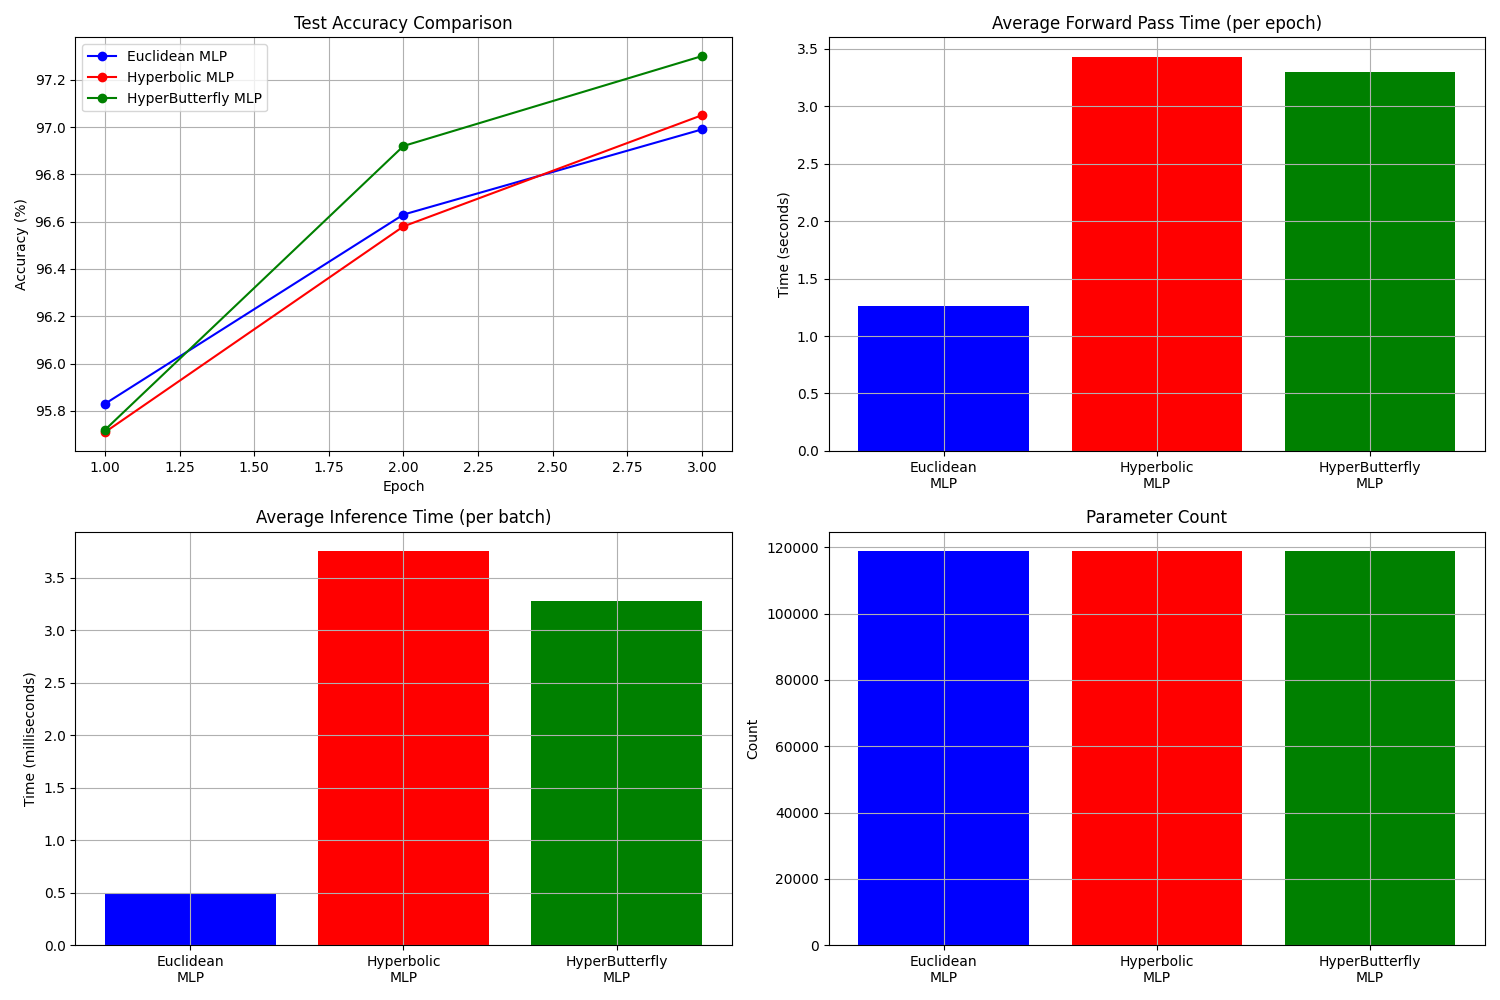

Write Python code to recreate this figure.
import torch
import torch.nn as nn
import torch.optim as optim
import torch.nn.functional as F
from torch.utils.data import DataLoader
from torchvision import datasets, transforms
import time
import numpy as np
import matplotlib.pyplot as plt
import os
import sys

# GPU information and checks
print("\n===== GPU/CUDA Information =====")
print(f"PyTorch version: {torch.__version__}")
print(f"CUDA available: {torch.cuda.is_available()}")
print(f"CUDA version: {torch.version.cuda if torch.cuda.is_available() else 'N/A'}")
if torch.cuda.is_available():
    device_count = torch.cuda.device_count()
    print(f"Number of GPUs: {device_count}")
    for i in range(device_count):
        print(f"GPU {i}: {torch.cuda.get_device_name(i)}")
        print(f"  Current memory usage: {torch.cuda.memory_allocated(i)/1024**2:.2f} MB")
        print(f"  Maximum memory capacity: {torch.cuda.get_device_properties(i).total_memory/1024**2:.2f} MB")
else:
    print("CUDA is not available. GPU not found or CUDA not properly installed.")
print("==============================\n")

# Device setup
device = torch.device("cuda" if torch.cuda.is_available() else "cpu")
print(f"Using device: {device}")

# GPU optimization settings
if torch.cuda.is_available():
    torch.backends.cudnn.enabled = True
    torch.backends.cudnn.benchmark = True
    torch.backends.cudnn.deterministic = False
    torch.backends.cuda.matmul.allow_tf32 = True
    torch.backends.cudnn.allow_tf32 = True
    torch.cuda.empty_cache()
    print(f"Initial GPU memory: {torch.cuda.memory_allocated()/1024**2:.2f} MB in use")

# Hyperbolic operations class
class HyperbolicOperations:
    @staticmethod
    def euclidean_to_poincare(x, c=1.0, max_norm=0.9):
        """
        Safely convert Euclidean vectors to Poincare ball
        x: batch of Euclidean vectors [batch_size, dim]
        c: curvature
        max_norm: maximum norm (to prevent points from getting too close to the boundary)
        """
        # Calculate norm [batch_size, 1]
        norm = torch.norm(x, p=2, dim=-1, keepdim=True)
        
        # Handle zero norms
        zeros_mask = (norm == 0)
        safe_norm = torch.where(zeros_mask, torch.ones_like(norm), norm)
        
        # Calculate scale considering curvature [batch_size, 1]
        sqrt_c = torch.sqrt(torch.tensor(c, device=x.device, dtype=x.dtype))
        scale = max_norm * torch.tanh(sqrt_c * norm) / (sqrt_c * safe_norm)
        
        # Scale vector, returning zero vector for zero norm
        return torch.where(zeros_mask, torch.zeros_like(x), scale * x)
    
    @staticmethod
    def poincare_to_euclidean(x, c=1.0):
        """
        Convert Poincare ball vectors to Euclidean space (approximate log map from origin)
        x: batch of Poincare vectors [batch_size, dim]
        c: curvature
        """
        # Calculate and clamp norms [batch_size, 1]
        norms = torch.norm(x, p=2, dim=-1, keepdim=True)
        norms = torch.clamp(norms, min=1e-8, max=1.0-1e-8)
        
        # Convert to tensor
        sqrt_c = torch.sqrt(torch.tensor(c, device=x.device, dtype=x.dtype))
        
        # Convert to Euclidean space [batch_size, dim]
        return x * torch.atanh(sqrt_c * norms) / (sqrt_c * norms)
    
    @staticmethod
    def batch_poincare_exp_map(x, v, c=1.0):
        """
        Batch exponential map in Poincare ball
        x: batch reference points [batch_size, dim]
        v: batch tangent vectors [batch_size, dim]
        c: curvature
        """
        eps = 1e-8
        
        # Norm squared of reference points [batch_size, 1]
        x_norm_squared = torch.sum(x * x, dim=-1, keepdim=True)
        
        # Conformal factor [batch_size, 1]
        lambda_x = 2.0 / (1.0 - c * x_norm_squared + eps)
        
        # Norm of tangent vectors [batch_size, 1]
        v_norm = torch.norm(v, p=2, dim=-1, keepdim=True)
        v_norm = torch.clamp(v_norm, min=eps)
        
        # Convert c to tensor
        c_tensor = torch.tensor(c, device=x.device, dtype=x.dtype)
        sqrt_c = torch.sqrt(c_tensor)
        
        # Calculate scale factor [batch_size, 1]
        scale = torch.tanh(sqrt_c * lambda_x * v_norm / 2.0) / (sqrt_c * v_norm)
        
        # Scale vectors [batch_size, dim]
        scaled_v = scale * v
        
        # Calculate numerator [batch_size, dim]
        numerator = (1.0 - c * x_norm_squared) * scaled_v
        
        # Calculate denominator [batch_size, 1]
        x_scaled_v_inner = torch.sum(x * scaled_v, dim=-1, keepdim=True)
        scaled_v_norm_squared = torch.sum(scaled_v * scaled_v, dim=-1, keepdim=True)
        denominator = 1.0 - 2.0 * c * x_scaled_v_inner + c * c * x_norm_squared * scaled_v_norm_squared
        
        # Result (Mobius addition) [batch_size, dim]
        result = x + numerator / (denominator + eps)
        
        # Check numerical stability
        mask = torch.isfinite(result).all(dim=-1, keepdim=True)
        result = torch.where(mask, result, torch.zeros_like(result))
        
        return result
    
    @staticmethod
    def batch_poincare_log_map(x, y, c=1.0):
        """
        Batch logarithmic map in Poincare ball
        x: batch reference points [batch_size, dim]
        y: batch target points [batch_size, dim]
        c: curvature
        """
        eps = 1e-8
        
        # Norm squared of reference points [batch_size, 1]
        x_norm_squared = torch.sum(x * x, dim=-1, keepdim=True)
        
        # Conformal factor [batch_size, 1]
        lambda_x = 2.0 / (1.0 - c * x_norm_squared + eps)
        
        # For Mobius subtraction [batch_size, 1]
        y_norm_squared = torch.sum(y * y, dim=-1, keepdim=True)
        xy_inner_prod = torch.sum(x * y, dim=-1, keepdim=True)
        
        # Calculate numerator [batch_size, dim]
        numerator = (1.0 - 2.0 * c * xy_inner_prod + c * y_norm_squared) * x
        numerator = numerator - (1.0 - c * x_norm_squared) * y
        
        # Calculate denominator [batch_size, 1]
        denominator = 1.0 - 2.0 * c * xy_inner_prod + c * c * x_norm_squared * y_norm_squared
        
        # Difference vector [batch_size, dim]
        diff = numerator / (denominator + eps)
        
        # Norm of difference vector [batch_size, 1]
        diff_norm = torch.norm(diff, p=2, dim=-1, keepdim=True)
        diff_norm = torch.clamp(diff_norm, min=eps)
        
        # Convert c to tensor
        c_tensor = torch.tensor(c, device=x.device, dtype=x.dtype)
        sqrt_c = torch.sqrt(c_tensor)
        
        # Final result [batch_size, dim]
        return 2.0 / (sqrt_c * lambda_x) * torch.atanh(sqrt_c * diff_norm) * diff / diff_norm

# GPU optimized Butterfly transform
class ButterflyTransform(nn.Module):
    def __init__(self, dim, device=None):
        super(ButterflyTransform, self).__init__()
        self.dim = dim
        self.device = device
        
        # Check if dim is power of 2, adjust if not
        self.log_dim = int(np.ceil(np.log2(dim)))
        self.adjusted_dim = 2 ** self.log_dim
        
        # Initialize parameters for each layer and block
        self.layers = nn.ModuleList()
        for layer in range(self.log_dim):
            # Calculate blocks for this layer
            block_size = 2 ** layer
            num_blocks = self.adjusted_dim // (2 * block_size)
            
            # Initialize rotation parameters (a, b) with a^2 + b^2 = 1
            theta = torch.randn(num_blocks, device=device) * 0.01
            a = nn.Parameter(torch.cos(theta))
            b = nn.Parameter(torch.sin(theta))
            
            # Add parameters to current layer
            self.layers.append(nn.ParameterList([a, b]))
    
    def forward(self, x):
        """
        Apply butterfly transform to batch input
        x: [batch_size, dim] or [dim] shaped input tensor
        """
        # Add batch dimension if needed
        if x.dim() == 1:
            x = x.unsqueeze(0)
            single_input = True
        else:
            single_input = False
        
        batch_size = x.size(0)
        
        # Pad input if smaller than 2^log_dim
        if x.size(1) < self.adjusted_dim:
            padding = torch.zeros(batch_size, self.adjusted_dim - x.size(1), device=x.device)
            x_padded = torch.cat([x, padding], dim=1)
        else:
            x_padded = x[:, :self.adjusted_dim]
        
        # Apply each butterfly layer
        for layer_idx, (a, b) in enumerate(self.layers):
            block_size = 2 ** layer_idx
            
            # Apply current butterfly layer
            x_padded = self._apply_butterfly_layer(x_padded, a, b, block_size)
        
        # Return original size
        if single_input:
            return x_padded[0, :x.size(1)]
        else:
            return x_padded[:, :x.size(1)]
    
    def _apply_butterfly_layer(self, x, a, b, block_size):
        """
        Apply a single butterfly layer (optimized for GPU)
        x: [batch_size, dim] shaped input tensor
        a, b: rotation parameters
        block_size: current block size
        """
        batch_size = x.size(0)
        dim = x.size(1)
        
        # Reshape for block operations
        num_blocks = dim // (2 * block_size)
        x_view = x.view(batch_size, num_blocks, 2, block_size)
        
        # Prepare rotation parameters
        a_expanded = a.view(num_blocks, 1, 1).expand(num_blocks, 1, block_size)
        b_expanded = b.view(num_blocks, 1, 1).expand(num_blocks, 1, block_size)
        
        # Apply rotation via batch operations
        x_rotated = torch.zeros_like(x_view)
        
        # First row rotation
        x_rotated[:, :, 0, :] = a_expanded * x_view[:, :, 0, :] + b_expanded * x_view[:, :, 1, :]
        
        # Second row rotation
        x_rotated[:, :, 1, :] = -b_expanded * x_view[:, :, 0, :] + a_expanded * x_view[:, :, 1, :]
        
        # Reshape back to original form
        return x_rotated.view(batch_size, dim)

# Load MNIST dataset
def load_mnist(batch_size=128, num_workers=4):
    transform = transforms.Compose([
        transforms.ToTensor(),
        transforms.Normalize((0.1307,), (0.3081,))
    ])
    
    train_dataset = datasets.MNIST('./data', train=True, download=True, transform=transform)
    test_dataset = datasets.MNIST('./data', train=False, transform=transform)
    
    # DataLoader with num_workers and pin_memory for better GPU performance
    train_loader = DataLoader(
        train_dataset, 
        batch_size=batch_size, 
        shuffle=True, 
        num_workers=num_workers, 
        pin_memory=torch.cuda.is_available()
    )
    
    test_loader = DataLoader(
        test_dataset, 
        batch_size=batch_size, 
        shuffle=False, 
        num_workers=num_workers, 
        pin_memory=torch.cuda.is_available()
    )
    
    return train_loader, test_loader

# Standard MLP model (Euclidean space)
class EuclideanMLP(nn.Module):
    def __init__(self, input_dim=784, hidden_dim=128, output_dim=10):
        super(EuclideanMLP, self).__init__()
        self.fc1 = nn.Linear(input_dim, hidden_dim)
        self.fc2 = nn.Linear(hidden_dim, hidden_dim)
        self.fc3 = nn.Linear(hidden_dim, output_dim)
        
        self.bn1 = nn.BatchNorm1d(hidden_dim)
        self.bn2 = nn.BatchNorm1d(hidden_dim)
        
        # Initialize weights
        for m in self.modules():
            if isinstance(m, nn.Linear):
                nn.init.kaiming_normal_(m.weight, mode='fan_out', nonlinearity='relu')
    
    def forward(self, x):
        x = x.view(-1, 784)
        x = F.relu(self.bn1(self.fc1(x)))
        x = F.relu(self.bn2(self.fc2(x)))
        x = self.fc3(x)
        return F.log_softmax(x, dim=1)

# Hyperbolic MLP with Butterfly transform
class HyperButterflyMLP(nn.Module):
    def __init__(self, input_dim=784, hidden_dim=128, output_dim=10, curvature=0.1, device=None):
        super(HyperButterflyMLP, self).__init__()
        self.input_dim = input_dim
        self.hidden_dim = hidden_dim
        self.output_dim = output_dim
        self.curvature = curvature
        self.device = device
        
        # Adjust to power of 2 for butterfly transform
        power = int(np.ceil(np.log2(hidden_dim)))
        self.butterfly_dim = 2 ** power
        
        # Input layer: Euclidean to intermediate representation
        self.fc_in = nn.Linear(input_dim, self.butterfly_dim)
        self.bn_in = nn.BatchNorm1d(self.butterfly_dim)
        
        # Butterfly transform for efficient computation (O(n log n))
        self.butterfly = ButterflyTransform(self.butterfly_dim, device=device)
        
        # Output layer
        self.fc_out = nn.Linear(self.butterfly_dim, output_dim)
        
        # Hyperbolic operations
        self.hyper_ops = HyperbolicOperations()
        
        # Weight initialization
        for m in self.modules():
            if isinstance(m, nn.Linear):
                nn.init.kaiming_normal_(m.weight, mode='fan_out', nonlinearity='relu')
    
    @torch.cuda.amp.autocast(enabled=True)  # Mixed precision
    def forward(self, x):
        batch_size = x.size(0)
        
        # 1. Flatten and first linear transform
        x = x.view(batch_size, -1)
        h = F.relu(self.bn_in(self.fc_in(x)))
        
        # 2. Convert to hyperbolic space
        h_hyp = self.hyper_ops.euclidean_to_poincare(h, self.curvature)
        
        # 3. Map to tangent space at origin for butterfly transform
        origin = torch.zeros_like(h_hyp)
        v = self.hyper_ops.batch_poincare_log_map(origin, h_hyp, self.curvature)
        
        # 4. Apply butterfly transform in tangent space (O(n log n) complexity)
        v_transformed = self.butterfly(v)
        
        # 5. Map back to hyperbolic space
        h_transformed = self.hyper_ops.batch_poincare_exp_map(origin, v_transformed, self.curvature)
        
        # 6. Convert to Euclidean for output layer
        h_euc = self.hyper_ops.poincare_to_euclidean(h_transformed, self.curvature)
        
        # 7. Output layer
        out = self.fc_out(h_euc)
        
        return F.log_softmax(out, dim=1)

# Regular Hyperbolic MLP without Butterfly structure (for comparison)
class HyperbolicMLP(nn.Module):
    def __init__(self, input_dim=784, hidden_dim=128, output_dim=10, curvature=0.1):
        super(HyperbolicMLP, self).__init__()
        self.input_dim = input_dim
        self.hidden_dim = hidden_dim
        self.output_dim = output_dim
        self.curvature = curvature
        
        # Input layer
        self.fc1 = nn.Linear(input_dim, hidden_dim)
        self.bn1 = nn.BatchNorm1d(hidden_dim)
        
        # Hidden layer
        self.fc2 = nn.Linear(hidden_dim, hidden_dim)
        self.bn2 = nn.BatchNorm1d(hidden_dim)
        
        # Output layer
        self.fc3 = nn.Linear(hidden_dim, output_dim)
        
        # Hyperbolic operations
        self.hyper_ops = HyperbolicOperations()
        
        # Initialize weights
        for m in self.modules():
            if isinstance(m, nn.Linear):
                nn.init.kaiming_normal_(m.weight, mode='fan_out', nonlinearity='relu')
    
    @torch.cuda.amp.autocast(enabled=True)  # Mixed precision
    def forward(self, x):
        batch_size = x.size(0)
        
        # Flatten and first layer (Euclidean)
        x = x.view(batch_size, -1)
        h1 = F.relu(self.bn1(self.fc1(x)))
        
        # Convert to hyperbolic space
        h1_hyp = self.hyper_ops.euclidean_to_poincare(h1, self.curvature)
        
        # Create origin tensor for log/exp maps
        origin = torch.zeros_like(h1_hyp)
        
        # Map to tangent space at origin
        h1_tan = self.hyper_ops.batch_poincare_log_map(origin, h1_hyp, self.curvature)
        
        # Apply linear transformation in tangent space
        h2_tan = self.fc2(h1_tan)
        h2_tan = F.relu(self.bn2(h2_tan))
        
        # Map back to hyperbolic space
        h2_hyp = self.hyper_ops.batch_poincare_exp_map(origin, h2_tan, self.curvature)
        
        # Convert back to Euclidean for output layer
        h2_euc = self.hyper_ops.poincare_to_euclidean(h2_hyp, self.curvature)
        
        # Output layer
        out = self.fc3(h2_euc)
        
        return F.log_softmax(out, dim=1)

# Mixed Precision Trainer
class MixedPrecisionTrainer:
    def __init__(self, model, optimizer, scaler=None):
        self.model = model
        self.optimizer = optimizer
        self.scaler = scaler if scaler is not None else torch.cuda.amp.GradScaler()
    
    def train_step(self, data, target):
        self.optimizer.zero_grad()
        
        # Forward pass with mixed precision
        with torch.cuda.amp.autocast():
            output = self.model(data)
            loss = F.nll_loss(output, target)
        
        # Scale gradients and backward pass
        self.scaler.scale(loss).backward()
        
        # Unscale for gradient clipping
        self.scaler.unscale_(self.optimizer)
        torch.nn.utils.clip_grad_norm_(self.model.parameters(), max_norm=1.0)
        
        # Update with scaled gradients
        self.scaler.step(self.optimizer)
        self.scaler.update()
        
        return output, loss

# Train function with time tracking
def train(model, train_loader, optimizer, epoch, device, log_interval=100, mixed_precision=True):
    model.train()
    start_time = time.time()
    
    # Training statistics
    total_loss = 0
    correct = 0
    total = 0
    
    # Detailed time tracking
    forward_time = 0
    backward_time = 0
    data_time = 0
    batch_times = []
    
    # Mixed precision setup
    if mixed_precision and torch.cuda.is_available():
        trainer = MixedPrecisionTrainer(model, optimizer)
        print("Mixed precision training enabled")
    else:
        trainer = None
        print("Using standard precision training")
    
    data_start = time.time()
    for batch_idx, (data, target) in enumerate(train_loader):
        data_end = time.time()
        data_time += data_end - data_start
        
        data, target = data.to(device, non_blocking=True), target.to(device, non_blocking=True)
        
        try:
            batch_start = time.time()
            if trainer:
                # Use mixed precision
                forward_start = time.time()
                output, loss = trainer.train_step(data, target)
                backward_end = time.time()
                forward_time += backward_end - forward_start
                backward_time += 0  # Already included in trainer
            else:
                # Standard training with time tracking
                optimizer.zero_grad()
                
                forward_start = time.time()
                output = model(data)
                forward_end = time.time()
                forward_time += forward_end - forward_start
                
                loss = F.nll_loss(output, target)
                
                backward_start = time.time()
                loss.backward()
                torch.nn.utils.clip_grad_norm_(model.parameters(), max_norm=1.0)
                optimizer.step()
                backward_end = time.time()
                backward_time += backward_end - backward_start
            
            batch_end = time.time()
            batch_times.append(batch_end - batch_start)
            
            # Update statistics
            total_loss += loss.item()
            pred = output.argmax(dim=1, keepdim=True)
            correct += pred.eq(target.view_as(pred)).sum().item()
            total += len(data)
            
            if batch_idx % log_interval == 0:
                print(f'Train Epoch: {epoch} [{batch_idx * len(data)}/{len(train_loader.dataset)}'
                      f' ({100. * batch_idx / len(train_loader):.0f}%)]\tLoss: {loss.item():.6f}')
                
                # Show GPU memory usage
                if device.type == 'cuda':
                    print(f"GPU Memory: {torch.cuda.memory_allocated()/1024**2:.1f}MB / "
                          f"{torch.cuda.memory_reserved()/1024**2:.1f}MB (allocated/reserved)")
                    print(f"Batch time: {batch_times[-1]*1000:.2f}ms (Forward: {forward_time/(batch_idx+1)*1000:.2f}ms)")
                
                # Check for NaN
                if torch.isnan(loss):
                    print("Warning: NaN loss detected!")
                    for name, param in model.named_parameters():
                        if param.grad is not None and torch.isnan(param.grad).any():
                            print(f"NaN gradient found in: {name}")
        
        except Exception as e:
            print(f"Error during training: {e}")
            import traceback
            traceback.print_exc()
            continue
        
        data_start = time.time()
    
    train_time = time.time() - start_time
    train_acc = 100. * correct / total if total > 0 else 0
    
    print(f'Train Epoch: {epoch} complete | Avg loss: {total_loss / (batch_idx + 1):.4f} | Accuracy: {train_acc:.2f}%')
    print(f'Training time: {train_time:.2f}s ({train_time/(batch_idx+1)*1000:.2f}ms per batch)')
    print(f'Forward time: {forward_time:.2f}s, Backward time: {backward_time:.2f}s, Data time: {data_time:.2f}s')
    
    return train_acc, train_time, {
        'forward_time': forward_time, 
        'backward_time': backward_time,
        'data_time': data_time,
        'avg_batch_time': np.mean(batch_times) if batch_times else 0
    }

# Test function
def test(model, test_loader, device, mixed_precision=True):
    model.eval()
    test_loss = 0
    correct = 0
    start_time = time.time()
    
    # Detailed timing
    inference_times = []
    
    with torch.no_grad():
        for data, target in test_loader:
            data, target = data.to(device, non_blocking=True), target.to(device, non_blocking=True)
            
            try:
                # Mixed precision inference with timing
                inference_start = time.time()
                if mixed_precision and torch.cuda.is_available():
                    with torch.cuda.amp.autocast():
                        output = model(data)
                else:
                    output = model(data)
                inference_end = time.time()
                inference_times.append(inference_end - inference_start)
                
                test_loss += F.nll_loss(output, target, reduction='sum').item()
                pred = output.argmax(dim=1, keepdim=True)
                correct += pred.eq(target.view_as(pred)).sum().item()
            except Exception as e:
                print(f"Error during testing: {e}")
                import traceback
                traceback.print_exc()
                continue
    
    test_time = time.time() - start_time
    test_loss /= len(test_loader.dataset)
    accuracy = 100. * correct / len(test_loader.dataset)
    
    print(f'\nTest set: Average loss: {test_loss:.4f}, '
          f'Accuracy: {correct}/{len(test_loader.dataset)} ({accuracy:.2f}%)')
    print(f'Testing time: {test_time:.2f}s (Avg inference time: {np.mean(inference_times)*1000:.2f}ms per batch)\n')
    
    return accuracy, test_time, np.mean(inference_times)

# Run experiment
def run_experiment(model_name, epochs=5, batch_size=128, mixed_precision=True):
    # Load data
    num_workers = min(4, os.cpu_count() or 1)
    train_loader, test_loader = load_mnist(batch_size=batch_size, num_workers=num_workers)
    
    # Set device
    if torch.cuda.is_available():
        device = torch.device("cuda")
        print(f"Using GPU: {torch.cuda.get_device_name(0)}")
        torch.cuda.reset_peak_memory_stats()
        print(f"CUDA initial memory: {torch.cuda.memory_allocated()/1024**2:.2f}MB")
    else:
        device = torch.device("cpu")
        print("Warning: Running on CPU")
        mixed_precision = False
    
    # Initialize model
    if model_name == 'euclidean':
        model = EuclideanMLP().to(device)
        print("Euclidean MLP model created")
    elif model_name == 'hyperbolic':
        model = HyperbolicMLP(curvature=0.1).to(device)
        print("Hyperbolic MLP model created")
    elif model_name == 'hyperbutterfly':
        model = HyperButterflyMLP(curvature=0.1, device=device).to(device)
        print("HyperButterflyMLP model created")
    else:
        raise ValueError(f"Unknown model: {model_name}")
    
    # Check model device
    print(f"Model device: {next(model.parameters()).device}")
    
    # Print model summary
    num_params = sum(p.numel() for p in model.parameters() if p.requires_grad)
    print(f"Model: {model_name}")
    print(f"Parameters: {num_params:,}")
    
    # Optimizer setup
    optimizer = optim.AdamW(
        model.parameters(), 
        lr=0.001,
        weight_decay=1e-4,
        betas=(0.9, 0.99),
        amsgrad=True
    )
    
    # Learning rate scheduler
    scheduler = optim.lr_scheduler.ReduceLROnPlateau(
        optimizer, 
        mode='max',
        factor=0.5, 
        patience=1, 
        verbose=True,
        min_lr=1e-6
    )
    
    # Training and evaluation
    train_accs = []
    train_times = []
    forward_times = []
    backward_times = []
    test_accs = []
    test_times = []
    inference_times = []
    
    for epoch in range(1, epochs + 1):
        # Clear GPU memory before training
        if device.type == 'cuda':
            torch.cuda.empty_cache()
        
        print(f"\n===== Epoch {epoch}/{epochs} =====")
        print(f"Current learning rate: {optimizer.param_groups[0]['lr']:.6f}")
        
        # Train
        train_acc, train_time, time_details = train(model, train_loader, optimizer, epoch, device, 
                                      mixed_precision=mixed_precision)
        
        # Store detailed timing
        forward_times.append(time_details['forward_time'])
        backward_times.append(time_details['backward_time'])
        
        # Evaluate
        if device.type == 'cuda':
            torch.cuda.empty_cache()
        test_acc, test_time, avg_inference = test(model, test_loader, device, mixed_precision=mixed_precision)
        
        # Adjust learning rate
        scheduler.step(test_acc)
        
        # Save results
        train_accs.append(train_acc)
        train_times.append(train_time)
        test_accs.append(test_acc)
        test_times.append(test_time)
        inference_times.append(avg_inference)
        
        # Check GPU memory usage
        if device.type == 'cuda':
            peak_memory = torch.cuda.max_memory_allocated() / 1024**2
            print(f"Epoch {epoch} peak GPU memory usage: {peak_memory:.2f} MB")
            torch.cuda.reset_peak_memory_stats()
    
    # Print results
    print(f"\n--- {model_name} Final Results ---")
    print(f"Average training time (per epoch): {np.mean(train_times):.2f} seconds")
    print(f"Average forward time: {np.mean(forward_times):.2f} seconds")
    print(f"Average backward time: {np.mean(backward_times):.2f} seconds")
    print(f"Average inference time (per batch): {np.mean(inference_times)*1000:.2f} ms")
    print(f"Average test time (total): {np.mean(test_times):.2f} seconds")
    print(f"Final accuracy: {test_accs[-1]:.2f}%")
    
    return {
        'model': model_name,
        'train_accs': train_accs,
        'train_times': train_times,
        'forward_times': forward_times,
        'backward_times': backward_times,
        'test_accs': test_accs,
        'test_times': test_times,
        'inference_times': inference_times,
        'num_params': num_params,
        'device': str(device)
    }

# Main function
if __name__ == "__main__":
    print("\n======= CUDA/CUDNN Settings =======")
    print(f"cudnn available: {torch.backends.cudnn.is_available()}")
    print(f"cudnn enabled: {torch.backends.cudnn.enabled}")
    
    # Check mixed precision support
    amp_supported = (
        torch.cuda.is_available() and 
        hasattr(torch.cuda, 'amp') and 
        hasattr(torch.cuda.amp, 'autocast')
    )
    print(f"Mixed precision supported: {amp_supported}")
    
    # Check tensor cores support
    tensor_cores_supported = torch.cuda.is_available() and torch.cuda.get_device_capability()[0] >= 7
    print(f"Tensor cores supported: {tensor_cores_supported}")
    if tensor_cores_supported:
        print("Tensor core optimizations enabled (TF32/FP16)")
    
    # Experiment settings
    epochs = 3  # Reduced for quicker testing
    batch_size = 128
    mixed_precision = amp_supported
    
    print(f"Number of epochs: {epochs}")
    print(f"Batch size: {batch_size}")
    print(f"Mixed precision training: {mixed_precision}")
    print("===============================\n")
    
    # Run experiments
    print("\n[1/3] Starting Euclidean MLP experiment...")
    euclidean_results = run_experiment('euclidean', epochs=epochs, batch_size=batch_size, 
                                      mixed_precision=mixed_precision)
    
    print("\n[2/3] Starting Hyperbolic MLP experiment...")
    hyperbolic_results = run_experiment('hyperbolic', epochs=epochs, batch_size=batch_size, 
                                      mixed_precision=mixed_precision)
    
    print("\n[3/3] Starting HyperButterfly MLP experiment...")
    hyperbutterfly_results = run_experiment('hyperbutterfly', epochs=epochs, batch_size=batch_size, 
                                         mixed_precision=mixed_precision)
    
    # Visualize results
    epoch_range = range(1, epochs + 1)
    
    # Accuracy comparison graph
    plt.figure(figsize=(15, 10))
    
    plt.subplot(2, 2, 1)
    plt.plot(epoch_range, euclidean_results['test_accs'], 'bo-', label='Euclidean MLP')
    plt.plot(epoch_range, hyperbolic_results['test_accs'], 'ro-', label='Hyperbolic MLP')
    plt.plot(epoch_range, hyperbutterfly_results['test_accs'], 'go-', label='HyperButterfly MLP')
    plt.title('Test Accuracy Comparison')
    plt.xlabel('Epoch')
    plt.ylabel('Accuracy (%)')
    plt.legend()
    plt.grid(True)
    
    # Forward time comparison (per epoch)
    plt.subplot(2, 2, 2)
    models = ['Euclidean\nMLP', 'Hyperbolic\nMLP', 'HyperButterfly\nMLP']
    forward_times = [
        np.mean(euclidean_results['forward_times']), 
        np.mean(hyperbolic_results['forward_times']),
        np.mean(hyperbutterfly_results['forward_times'])
    ]
    plt.bar(models, forward_times, color=['blue', 'red', 'green'])
    plt.title('Average Forward Pass Time (per epoch)')
    plt.ylabel('Time (seconds)')
    plt.grid(True)
    
    # Inference time comparison (per batch)
    plt.subplot(2, 2, 3)
    inference_times = [
        np.mean(euclidean_results['inference_times'])*1000, 
        np.mean(hyperbolic_results['inference_times'])*1000,
        np.mean(hyperbutterfly_results['inference_times'])*1000
    ]
    plt.bar(models, inference_times, color=['blue', 'red', 'green'])
    plt.title('Average Inference Time (per batch)')
    plt.ylabel('Time (milliseconds)')
    plt.grid(True)
    
    # Parameter count comparison
    plt.subplot(2, 2, 4)
    params = [
        euclidean_results['num_params'],
        hyperbolic_results['num_params'],
        hyperbutterfly_results['num_params']
    ]
    plt.bar(models, params, color=['blue', 'red', 'green'])
    plt.title('Parameter Count')
    plt.ylabel('Count')
    plt.grid(True)
    
    plt.tight_layout()
    plt.savefig('butterfly_comparison.png')
    
    # Learning curves
    plt.figure(figsize=(12, 5))
    
    plt.subplot(1, 2, 1)
    plt.plot(epoch_range, euclidean_results['train_accs'], 'b--', label='Euclidean (Train)')
    plt.plot(epoch_range, euclidean_results['test_accs'], 'b-', label='Euclidean (Test)')
    plt.plot(epoch_range, hyperbolic_results['train_accs'], 'r--', label='Hyperbolic (Train)')
    plt.plot(epoch_range, hyperbolic_results['test_accs'], 'r-', label='Hyperbolic (Test)')
    plt.plot(epoch_range, hyperbutterfly_results['train_accs'], 'g--', label='HyperButterfly (Train)')
    plt.plot(epoch_range, hyperbutterfly_results['test_accs'], 'g-', label='HyperButterfly (Test)')
    plt.title('Train/Test Accuracy')
    plt.xlabel('Epoch')
    plt.ylabel('Accuracy (%)')
    plt.legend()
    plt.grid(True)
    
    plt.subplot(1, 2, 2)
    plt.plot(epoch_range, euclidean_results['train_times'], 'b-', label='Euclidean')
    plt.plot(epoch_range, hyperbolic_results['train_times'], 'r-', label='Hyperbolic')
    plt.plot(epoch_range, hyperbutterfly_results['train_times'], 'g-', label='HyperButterfly')
    plt.title('Training Time per Epoch')
    plt.xlabel('Epoch')
    plt.ylabel('Time (seconds)')
    plt.legend()
    plt.grid(True)
    
    plt.tight_layout()
    plt.savefig('butterfly_learning_curves.png')
    
    # Results summary
    print("\n=== Performance Comparison ===")
    headers = ["Model", "Parameters", "Accuracy", "Forward Time", "Inference Time", "Device"]
    divider = "-" * 100
    print(f"{headers[0]:<20} {headers[1]:<12} {headers[2]:<10} {headers[3]:<15} {headers[4]:<15} {headers[5]:<10}")
    print(divider)
    print(f"{'Euclidean MLP':<20} {euclidean_results['num_params']:,} {euclidean_results['test_accs'][-1]:.2f}% "
          f"{np.mean(euclidean_results['forward_times']):.2f}s{'':<10} "
          f"{np.mean(euclidean_results['inference_times'])*1000:.2f}ms{'':<8} "
          f"{euclidean_results['device']}")
    print(f"{'Hyperbolic MLP':<20} {hyperbolic_results['num_params']:,} {hyperbolic_results['test_accs'][-1]:.2f}% "
          f"{np.mean(hyperbolic_results['forward_times']):.2f}s{'':<10} "
          f"{np.mean(hyperbolic_results['inference_times'])*1000:.2f}ms{'':<8} "
          f"{hyperbolic_results['device']}")
    print(f"{'HyperButterfly MLP':<20} {hyperbutterfly_results['num_params']:,} {hyperbutterfly_results['test_accs'][-1]:.2f}% "
          f"{np.mean(hyperbutterfly_results['forward_times']):.2f}s{'':<10} "
          f"{np.mean(hyperbutterfly_results['inference_times'])*1000:.2f}ms{'':<8} "
          f"{hyperbutterfly_results['device']}")
    
    # Speed calculation for Butterfly vs Standard
    butterfly_inference = np.mean(hyperbutterfly_results['inference_times'])
    hyperbolic_inference = np.mean(hyperbolic_results['inference_times'])
    speedup = hyperbolic_inference / butterfly_inference if butterfly_inference > 0 else 0
    
    print(f"\nSpeedup Analysis:")
    print(f"HyperButterfly vs Hyperbolic MLP speedup ratio: {speedup:.2f}x")
    print(f"Theoretical expectation: O(n log n) vs O(n²), which would be approximately: {(128**2)/(128*np.log2(128)):.2f}x")
    
    print("\nExperiment completed. Results saved to butterfly_comparison.png and butterfly_learning_curves.png") 